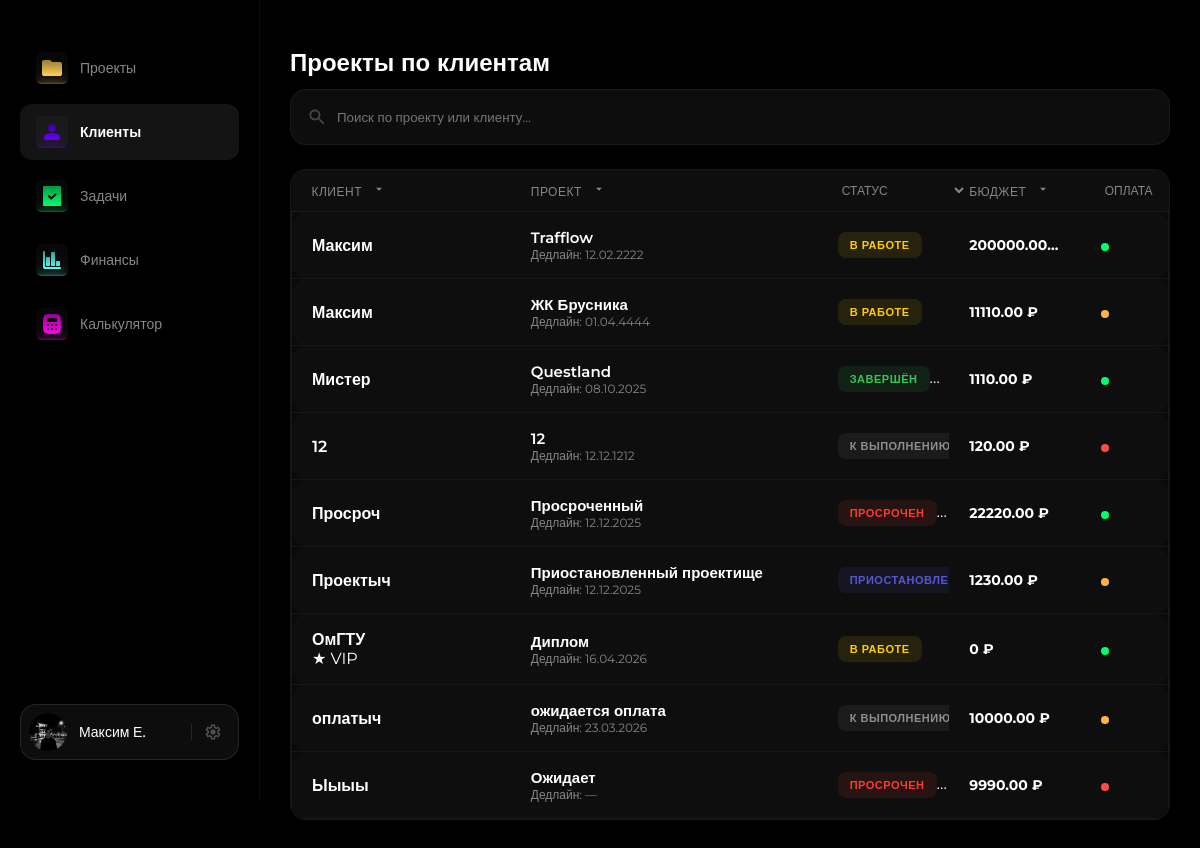
Before: /clients/ with the older database file.
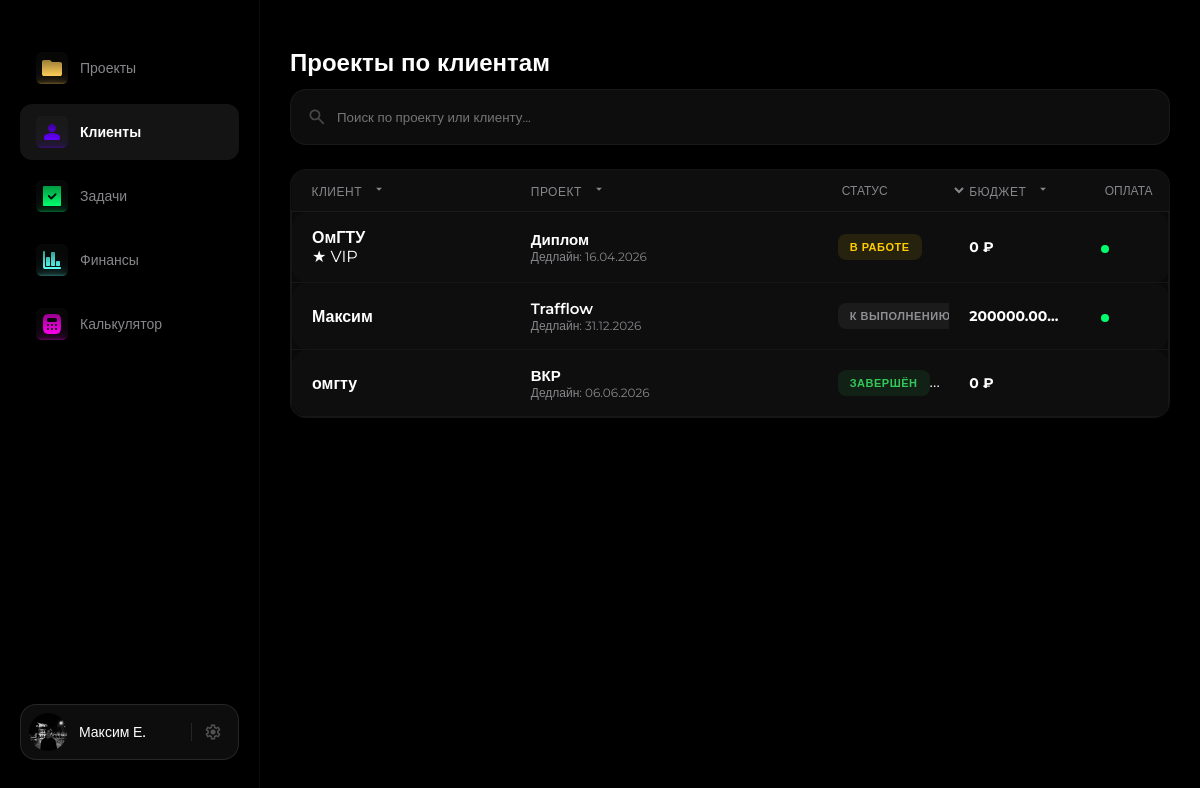
After: the same page with the newer database file.
### crm/models.py (models this page shows, shortened)
class Project(models.Model):
    STATUS_CHOICES = (
        ('planned', 'К выполнению'),
        ('inwork', 'В работе'),
        ('done', 'Завершён'),
        ('overdue', 'Просрочен'),
        ('paused', 'Приостановлен'),
    )
    PAYMENT_CHOICES = (
        ('paid', 'Оплачен'),
        ('not_paid', 'Не оплачен'),
        ('pending', 'Ожидает оплаты'),
    )
    title = models.CharField(max_length=200, verbose_name="Название проекта")
    client = models.ForeignKey(
        Client,
        on_delete=models.SET_NULL,
        null=True,
        blank=True,
        related_name='projects',
        verbose_name="Клиент"
    )
    description = models.TextField(blank=True, null=True, verbose_name="Описание проекта")
    status = models.CharField(max_length=20, choices=STATUS_CHOICES, default='planned', verbose_name="Статус")
    budget = models.DecimalField(max_digits=10, decimal_places=2, null=True, blank=True, verbose_name="Бюджет")
    start_date = models.DateField(null=True, blank=True, verbose_name="Дата начала")
    end_date = models.DateField(null=True, blank=True, verbose_name="Дата завершения")
    payment_status = models.CharField(max_length=20, choices=PAYMENT_CHOICES, default='not-paid', verbose_name="Оплата")
    payment_date = models.DateField(null=True, blank=True, verbose_name="Дата оплаты")
    order = models.PositiveIntegerField(default=0, verbose_name="Позиция")
    estimate = models.ForeignKey(
        'Estimate',
        on_delete=models.SET_NULL,
        null=True,
        blank=True,
        related_name='projects',
        verbose_name="Основание (смета)"
    )
    def get_status_display(self):
        return dict(self.STATUS_CHOICES).get(self.status, '—')
    def get_payment_status_display(self):
        return dict(self.PAYMENT_CHOICES).get(self.payment_status, '—')
    class Meta:
        ordering = ['status', 'order', 'id']

class Client(models.Model):
    name = models.CharField(max_length=200, verbose_name="Имя/Компания")
    contact_person = models.CharField(max_length=200, blank=True, null=True, verbose_name="Контактное лицо")
    email = models.EmailField(blank=True, null=True, verbose_name="Email")
    phone = models.CharField(max_length=20, blank=True, null=True, verbose_name="Телефон")
    telegram = models.CharField(max_length=100, blank=True, null=True, verbose_name="Telegram")
    is_vip = models.BooleanField(default=False, verbose_name="VIP статус")
    created_at = models.DateTimeField(auto_now_add=True, verbose_name="Дата добавления")
    class Meta:
        verbose_name = "Клиент"
        verbose_name_plural = "Клиенты"
        ordering = ['name']

### crm/views.py (the view)
# urls.py: path('clients/', views.client_projects_view, name='clients'),
def client_projects_view(request):
    all_projects = Project.objects.select_related('client').all().order_by('-start_date')
    return render(request, 'clients.html', {'projects': all_projects})

### templates/clients.html (shortened to what this page needs)
{% extends 'base.html' %}
{% load static %}
{% block content %}
<link rel="stylesheet" href="{% static 'css/main.css' %}">
<h1>Проекты по клиентам</h1>
<div class="search-bar clients-page-search">
    <img src="{% static 'icons/search.svg' %}" alt="Поиск" class="icon" style="opacity: 0.5; width: 20px;">
    <input type="text" id="projectSearch" placeholder="Поиск по проекту или клиенту..." onkeyup="filterTable()">
</div>
    <div class="table-container">
        <table class="crm-table">
            <thead>
                <tr>
                    <th>Клиент
                        <button class="sort-btn" onclick="sort(0, this)">
                            <svg class="sort-icon" viewBox="0 0 24 24"><path d="M7 10l5 5 5-5H7z"/></svg>
                        </button>
                    </th>
                    <th>Проект
                        <button class="sort-btn" onclick="sort(0, this)">
                            <svg class="sort-icon" viewBox="0 0 24 24"><path d="M7 10l5 5 5-5H7z"/></svg>
                        </button>
                    </th>
                    <th>
                        <select onchange="filterColumn(2, this.value)">
                            <option value="">Статус</option>
                        </select>
                    </th>
                    <th>Бюджет
                        <button class="sort-btn" onclick="sort(0, this)">
                            <svg class="sort-icon" viewBox="0 0 24 24"><path d="M7 10l5 5 5-5H7z"/></svg>
                        </button>
                    </th>
                    <th>
                        <select onchange="filterColumn(4, this.value)">
                            <option value="">Оплата</option>
                        </select>
                    </th>
                </tr>
            </thead>
            <tbody>
                {% for project in projects %}
                <tr>
                    <td class="client-cell">
                        <div class="client-name">{{ project.client.name|default:"Без клиента" }}</div>
                        {% if project.client.is_vip %}<span class="vip-tag">★ VIP</span>{% endif %}
                    </td>
                    <td class="project-cell">
                        <a href="{% url 'project_detail' project.id %}" class="project-link">{{ project.title }}</a>
                        <div class="project-date">
                            Дедлайн: {% if project.end_date %}{{ project.end_date|date:"d.m.Y" }}{% else %}—{% endif %}
                        </div>
                    </td>
                    <td class="status-cell">
                        <span class="status-badge {{ project.status }}">
                            {{ project.get_status_display }}
                        </span>
                    </td>
                    <td class="budget-cell">
                        {{ project.budget|default:"0" }} ₽
                    </td>
                    <td class="payment-cell">
                        <div class="payment-indicator {{ project.payment_status }}" title="{{ project.get_payment_status_display }}"></div>
                    </td>
                </tr>
                {% empty %}
                <tr>
                    <td colspan="5" class="empty-row">Проектов пока нет.</td>
                </tr>
                {% endfor %}
            </tbody>
        </table>
    </div>
{% endblock %}

### templates/base.html (shortened to what this page needs)
{% load static %}
<!DOCTYPE html>
<html lang="ru">
<head>
    <link rel="stylesheet" href="{% static 'static/css/main.css' %}">
</head>
<body>
    <nav class="sidebar">
        <ul class="nav-list">
            <li class="nav-item {% if request.path == '/projects/' or request.path == '/' %}active{% endif %}">
                <a href="{% url 'projects' %}">
                    <img src="{% static 'icons/folder.svg' %}" alt="Проекты">
                    <span>Проекты</span>
                </a>
            </li>
            <li class="nav-item {% if request.path == '/clients/' %}active{% endif %}">
                <a href="{% url 'clients' %}">
                    <img src="{% static 'icons/user.svg' %}" alt="Клиенты">
                    <span>Клиенты</span>
                </a>
            </li>
            <li class="nav-item {% if request.path == '/tasks/' %}active{% endif %}">
                <a href="{% url 'tasks' %}">
                    <img src="{% static 'icons/check.svg' %}" alt="Задачи">
                    <span>Задачи</span>
                </a>
            </li>
            <li class="nav-item {% if request.path == '/finance/' %}active{% endif %}">
                <a href="{% url 'finance' %}">
                    <img src="{% static 'icons/chart.svg' %}" alt="Финансы">
                    <span>Финансы</span>
                </a>
            </li>
            <li class="nav-item {% if request.path == '/calculator/' %}active{% endif %}">
                <a href="{% url 'calculator' %}">
                    <img src="{% static 'icons/calculator.svg' %}" alt="Калькулятор">
                    <span>Калькулятор</span>
                </a>
            </li>
        </ul>
        <div class="sidebar-profile">
            <div class="profile-bar">
                <img src="{% static 'icons/avatar.png' %}" alt="Аватар" class="avatar">
                <span class="username" title="Имя пользователя">Максим Е.</span>
                <div class="profile-actions">
                    <img src="{% static 'icons/settings.svg' %}" alt="Настройки" class="icon-btn">
                </div>
            </div>
        </div>
    </nav>
    <main class="content">
        {% block content %}
        {% endblock %}
    </main>
</body>
</html>

### static/css/main.css (style rules this page uses)
body { display: flex; margin: 0; min-height: 100vh; background-color: var(--bg-app); font-family: 'Montserrat', sans-serif !important; }
.sidebar { width: 260px; flex-shrink: 0; height: 100vh; position: sticky; top: 0; }
.content { flex: 1; padding: 48px 30px; min-width: 0; }

### static/css/base/variables.css (style rules this page uses)
:root { --font-family: 'Montserrat', -apple-system, BlinkMacSystemFont, "Segoe UI", Roboto, sans-serif; --bg-app: #000000; --bg-card: #12121290; --text-primary: #ffffff; --text-secondary: #86868b; --shadow-card: 0 4px 12px rgba(0, 0, 0, 0.4); --border-color: #333333; --col-planned: #8e8e93; --col-inwork: #ffcc00; --col-done: #34c759; --col-overdue: #ff3b30; --col-paused: #5856d6; --radius-card: 16px; --radius-sm: 8px; --radius-md: 12px; --radius-lg: 16px; }

### static/css/layout/topbar.css (style rules this page uses)
.search-bar { flex: 1; height: 56px; background: rgba(255, 255, 255, 0.05); border-radius: 16px; padding: 0 16px; display: flex; align-items: center; gap: 10px; box-sizing: border-box; border: 1px solid rgba(255, 255, 255, 0.05); }
.search-bar input { background: transparent; border: none; color: white; width: 100%; outline: none; height: 100%; }
.profile-bar { display: flex; align-items: center; height: 56px; gap: 12px; background: rgba(255, 255, 255, 0.05); padding: 0 16px 0 8px; border-radius: 16px; border: 1px solid rgba(255, 255, 255, 0.1); box-sizing: border-box; flex-shrink: 0; }
.avatar { width: 38px; height: 38px; border-radius: 50%; object-fit: cover; }
.username { font-size: 14px; font-weight: 500; color: var(--text-primary); white-space: nowrap; }
.profile-actions { display: flex; align-items: center; gap: 8px; margin-left: auto; padding-left: 12px; border-left: 1px solid rgba(255, 255, 255, 0.1); }
.icon-btn { width: 18px; height: 18px; opacity: 0.6; cursor: pointer; transition: all 0.2s ease; filter: invert(1); }
h1 { font-size: 24px; font-weight: 700; color: white; margin-bottom: 12px; }

### static/css/layout/sidebar.css (style rules this page uses)
.sidebar { position: fixed; top: 0; left: 0; width: 260px; height: 100vh; background-color: var(--bg-surface); padding: 40px 20px; display: flex; flex-direction: column; border-right: 1px solid rgba(255, 255, 255, 0.05); box-sizing: border-box; overflow-y: auto; }
.nav-list { display: flex; flex-direction: column; gap: 6px; }
.nav-item a { display: flex; align-items: center; gap: 12px; padding: 12px 16px; border-radius: 12px; color: var(--text-secondary); text-decoration: none; font-size: 14px; font-weight: 500; transition: all 0.3s ease; }
.nav-item.active a { background: rgba(255, 255, 255, 0.08); color: var(--text-primary); font-weight: 600; }
.nav-list { list-style: none !important; padding: 0 !important; margin: 0 !important; display: flex; flex-direction: column; gap: 8px; width: 100%; }
.nav-item { width: 100%; }
.nav-item a { display: flex; align-items: center; gap: 12px; padding: 12px 16px; border-radius: 12px; color: var(--text-secondary); text-decoration: none; font-size: 14px; width: 100%; box-sizing: border-box; transition: all 0.2s ease; }
.nav-list { flex-grow: 1; }

### static/css/components/card.css (style rules this page uses)
.paid { color: #00FF6D; background: rgba(0, 255, 109, 0.1); }

### static/css/components/auth.css (style rules this page uses)
:root { --bg-color: #0d0d0d; --card-bg: rgba(255, 255, 255, 0.03); --accent: #ffffff; --text-main: #ffffff; --text-dim: #888888; --input-bg: rgba(255, 255, 255, 0.05); --border: rgba(255, 255, 255, 0.1); --error-bg: rgba(255, 59, 48, 0.1); --error-text: #ff3b30; }
* { margin: 0; padding: 0; box-sizing: border-box; font-family: 'Montserrat', sans-serif; }

### static/css/components/calc.css (style rules this page uses)
.project-link { color: var(--text-primary); font-weight: 600; text-decoration: none; font-size: 15px; transition: color 0.2s; }

Changed rows visible on the page:
removed Project: client.name "Максим", title "Trafflow", end_date "12.02.2222", status "В РАБОТЕ", budget "200000.00"
removed Project: client.name "Максим", title "ЖК Брусника", end_date "01.04.4444", status "В РАБОТЕ", budget "11110.00"
removed Project: client.name "Мистер", title "Questland", end_date "08.10.2025", status "ЗАВЕРШЁН", budget "1110.00"
removed Project: client.name "12", title "12", end_date "12.12.1212", status "К ВЫПОЛН…", budget "120.00"
removed Project: client.name "Просроч", title "Просроченный", end_date "12.12.2025", status "ПРОСРОЧЕ…", budget "22220.00"
removed Project: client.name "Проектыч", title "Приостановленный проектище", end_date "12.12.2025", status "ПРИОСТАН…", budget "1230.00"
removed Project: client.name "оплатыч", title "ожидается оплата", end_date "23.03.2026", status "К ВЫПОЛН…", budget "10000.00"
removed Project: client.name "Ыыыы", title "Ожидает", status "ПРОСРОЧЕ…", budget "9990.00"
added Project: client.name "Максим", title "Trafflow", end_date "31.12.2026", status "К ВЫПОЛН…", budget "200000.00"
added Project: client.name "омгту", title "ВКР", end_date "06.06.2026", status "ЗАВЕРШЁН", budget "0"
